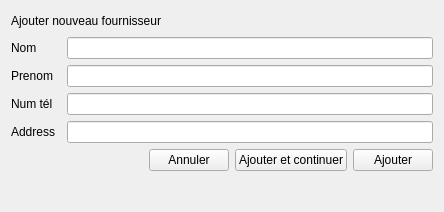
<?xml version="1.0" encoding="UTF-8"?>
<ui version="4.0">
 <class>addWidget</class>
 <widget class="QWidget" name="addWidget">
  <property name="geometry">
   <rect>
    <x>0</x>
    <y>0</y>
    <width>444</width>
    <height>212</height>
   </rect>
  </property>
  <property name="windowTitle">
   <string>Form</string>
  </property>
  <layout class="QGridLayout" name="gridLayout">
   <item row="0" column="0">
    <layout class="QVBoxLayout" name="verticalLayout">
     <item>
      <layout class="QHBoxLayout" name="horizontalLayout_2">
       <item>
        <widget class="QLabel" name="label">
         <property name="text">
          <string>Ajouter nouveau fournisseur</string>
         </property>
        </widget>
       </item>
       <item>
        <spacer name="horizontalSpacer_2">
         <property name="orientation">
          <enum>Qt::Horizontal</enum>
         </property>
         <property name="sizeHint" stdset="0">
          <size>
           <width>40</width>
           <height>20</height>
          </size>
         </property>
        </spacer>
       </item>
      </layout>
     </item>
     <item>
      <layout class="QHBoxLayout" name="horizontalLayout_3">
       <item>
        <widget class="QLabel" name="label_3">
         <property name="minimumSize">
          <size>
           <width>50</width>
           <height>0</height>
          </size>
         </property>
         <property name="text">
          <string>Nom</string>
         </property>
        </widget>
       </item>
       <item>
        <widget class="QLineEdit" name="nomFournisseur_lineEdit"/>
       </item>
      </layout>
     </item>
     <item>
      <layout class="QHBoxLayout" name="horizontalLayout_4">
       <item>
        <widget class="QLabel" name="label_2">
         <property name="minimumSize">
          <size>
           <width>50</width>
           <height>0</height>
          </size>
         </property>
         <property name="text">
          <string>Prenom</string>
         </property>
        </widget>
       </item>
       <item>
        <widget class="QLineEdit" name="prenomFournisseur_lineEdit"/>
       </item>
      </layout>
     </item>
     <item>
      <layout class="QHBoxLayout" name="horizontalLayout_5">
       <item>
        <widget class="QLabel" name="label_4">
         <property name="minimumSize">
          <size>
           <width>50</width>
           <height>0</height>
          </size>
         </property>
         <property name="text">
          <string>Num tél</string>
         </property>
        </widget>
       </item>
       <item>
        <widget class="QLineEdit" name="numFournisseur_lineEdit"/>
       </item>
      </layout>
     </item>
     <item>
      <layout class="QHBoxLayout" name="horizontalLayout_6">
       <item>
        <widget class="QLabel" name="label_5">
         <property name="minimumSize">
          <size>
           <width>50</width>
           <height>0</height>
          </size>
         </property>
         <property name="text">
          <string>Address</string>
         </property>
        </widget>
       </item>
       <item>
        <widget class="QLineEdit" name="addressFournisseur_lineEdit"/>
       </item>
      </layout>
     </item>
     <item>
      <layout class="QHBoxLayout" name="horizontalLayout">
       <item>
        <spacer name="horizontalSpacer">
         <property name="orientation">
          <enum>Qt::Horizontal</enum>
         </property>
         <property name="sizeHint" stdset="0">
          <size>
           <width>40</width>
           <height>20</height>
          </size>
         </property>
        </spacer>
       </item>
       <item>
        <widget class="QPushButton" name="annulerAjouter_pushButton">
         <property name="text">
          <string>Annuler</string>
         </property>
        </widget>
       </item>
       <item>
        <widget class="QPushButton" name="ajouterPlus_pushButton">
         <property name="text">
          <string>Ajouter et continuer</string>
         </property>
        </widget>
       </item>
       <item>
        <widget class="QPushButton" name="ajouter_pushButton">
         <property name="text">
          <string>Ajouter</string>
         </property>
        </widget>
       </item>
      </layout>
     </item>
    </layout>
   </item>
   <item row="1" column="0">
    <spacer name="verticalSpacer">
     <property name="orientation">
      <enum>Qt::Vertical</enum>
     </property>
     <property name="sizeHint" stdset="0">
      <size>
       <width>20</width>
       <height>18</height>
      </size>
     </property>
    </spacer>
   </item>
  </layout>
 </widget>
 <resources/>
 <connections/>
</ui>
